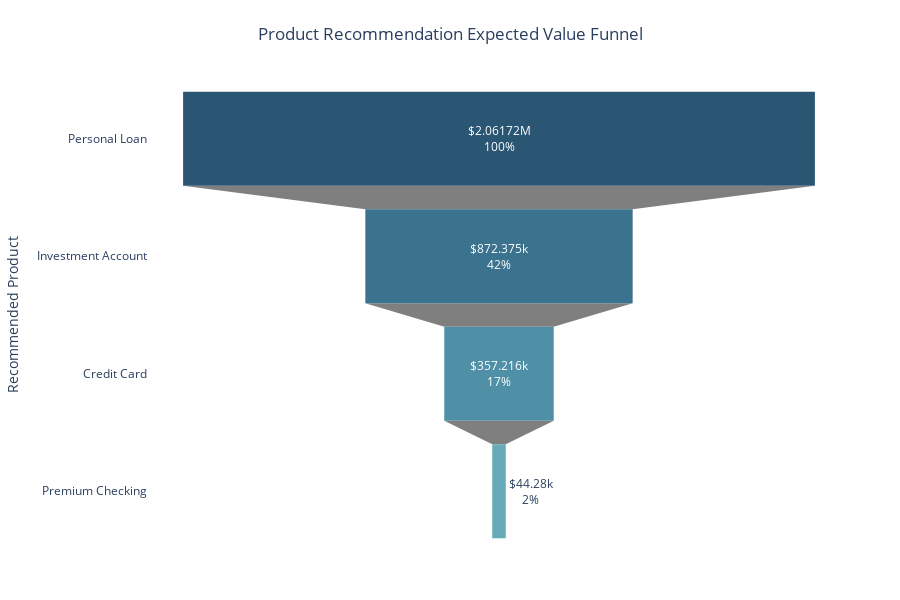

Notebook code cell kept with this figure:
### Markdown cell above
### Product Recommendation Funnel

### Code cell
product_recommendation_funnel_query = """
    SELECT recommended_product, 
        SUM(expected_value) as total_value, 
        COUNT(*) as customer_count,
        AVG(propensity_to_accept_pct) as avg_propensity
    FROM gold.analytics_product_recommendation
    GROUP BY recommended_product
    ORDER BY total_value DESC
"""
product_recommendation_funnel_df = fetch_data(product_recommendation_funnel_query)

# Create funnel chart
fig = go.Figure(go.Funnel(
    y=product_recommendation_funnel_df['recommended_product'],
    x=product_recommendation_funnel_df['total_value'],
    textinfo="value+percent initial",
    marker={"color": px.colors.sequential.Teal[::-1]},  # reverse for descending visual
    hovertemplate=(
        '<b>%{y}</b><br>'
        'Expected Value: $%{x:,.2f}<br>'
        'Customers: %{customdata[0]:,}<br>'
        'Avg Propensity: %{customdata[1]:.0f}%<extra></extra>'
    ),
    customdata=product_recommendation_funnel_df[['customer_count', 'avg_propensity']].values
))

# Update layout for presentation
fig.update_layout(
    title=dict(
        text="Product Recommendation Expected Value Funnel",
        x=0.5,
        xanchor='center'
    ),
    height=600,
    template='plotly_white',
    margin=dict(l=100, r=50, t=80, b=50),
    yaxis=dict(title='Recommended Product'),
    xaxis=dict(title='Total Expected Value ($)', tickprefix='$', separatethousands=True)
)

fig.show()

### Figure 1 — Plotly figure (JSON) as saved in the notebook; plotly's stock layout.template omitted (floating-point values rounded to 4 significant figures)
{"data": [{"customdata": [[5972.0, 43.15], [4076.0, 42.81], [3491.0, 42.64], [315.0, 39.05]], "hovertemplate": "<b>%{y}</b><br>Expected Value: $%{x:,.2f}<br>Customers: %{customdata[0]:,}<br>Avg Propensity: %{customdata[1]:.0f}%<extra></extra>", "marker": {"color": ["rgb(42, 86, 116)", "rgb(59, 115, 143)", "rgb(79, 144, 166)", "rgb(104, 171, 184)", "rgb(133, 196, 201)", "rgb(168, 219, 217)", "rgb(209, 238, 234)"]}, "textinfo": "value+percent initial", "type": "funnel", "x": [2062000.0, 872400.0, 357200.0, 44280.0], "y": ["Personal Loan", "Investment Account", "Credit Card", "Premium Checking"]}], "layout": {"height": 600, "margin": {"b": 50, "l": 100, "r": 50, "t": 80}, "title": {"text": "Product Recommendation Expected Value Funnel", "x": 0.5, "xanchor": "center"}, "xaxis": {"separatethousands": true, "tickprefix": "$", "title": {"text": "Total Expected Value ($)"}}, "yaxis": {"title": {"text": "Recommended Product"}}}}
